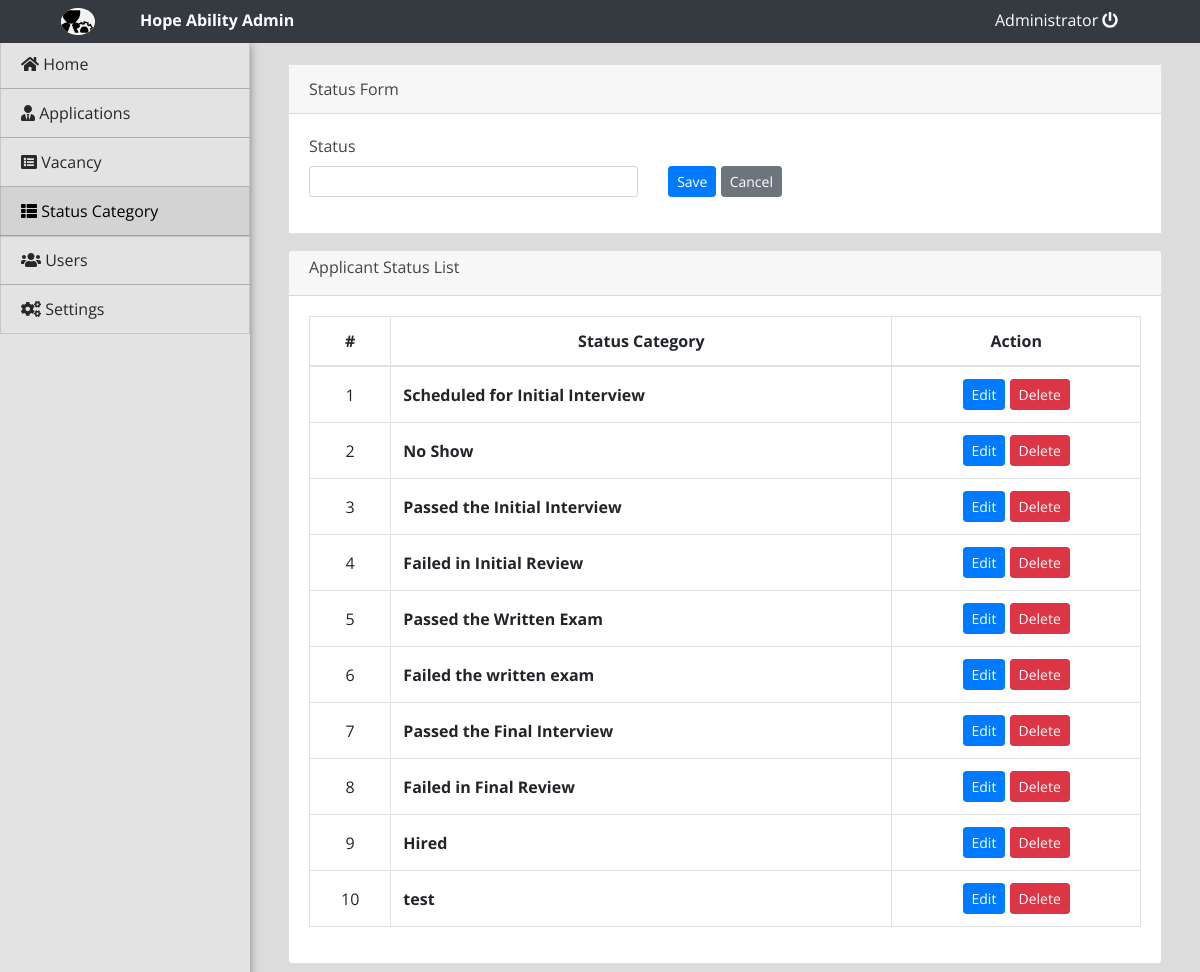
/Workwithus/admin/index.php?page=recruitment_status (signed in), run on the app's committed database.
### tables this page shows
CREATE TABLE `recruitment_status` (
  `id` int(30) NOT NULL,
  `status_label` varchar(200) NOT NULL,
  `status` tinyint(4) NOT NULL DEFAULT 1
);

### Workwithus/admin/recruitment_status.php (the view, shortened to what this page needs)
<?php include('db_connect.php');?>
<div class="container-fluid">
	<div class="col-lg-12">
		<div class="row justify-content-center">
			<div class="col-lg-12 col-md-12 col-sm-12">
				<form action="" id="manage-status-cat">
					<div class="card rounded-0 mb-3">
						<div class="card-header">
							Status Form
						</div>
						<div class="card-body">
								<div class="row align-items-end">
									<div class="col-lg-5 col-md-6 col-sm-12">
										<div class="form-group">
											<label class="control-label">Status</label>
											<input name="status_label" id="" cols="30" rows="2" class="form-control form-control-sm" />
										</div>
									</div>
									<div class="col-lg-5 col-md-6 col-sm-12">
										<div class="form-group">
											<button class="btn btn-sm btn-primary"> Save</button>
											<button class="btn btn-sm btn-secondary" type="button" onclick="_reset()"> Cancel</button>
										</div>
									</div>
								</div>
						</div>
					</div>
				</form>
			</div>
		</div>
		<div class="row">
			<div class="col-md-12">
				<div class="card">
					<div class="card-header py-1">
						<div class="card-title">Applicant Status List</div>
					</div>
					<div class="card-body">
						<table class="table table-bordered table-hover">
							<thead>
								<tr>
									<th class="text-center">#</th>
									<th class="text-center">Status Category</th>
									<th class="text-center">Action</th>
								</tr>
							</thead>
							<tbody>
								<?php
								$i = 1;
								$types = $conn->query("SELECT * FROM recruitment_status where status = 1 order by id asc");
								while($row=$types->fetch_assoc()):
								?>
								<tr>
									<td class="text-center"><?php echo $i++ ?></td>
									<td class="">
										 <p> <b><?php echo $row['status_label'] ?></b></p>
									</td>
									<td class="text-center">
										<button class="btn btn-sm btn-primary edit_scat" type="button" data-id="<?php echo $row['id'] ?>" data-status_label="<?php echo $row['status_label'] ?>"  >Edit</button>
										<button class="btn btn-sm btn-danger delete_scat" type="button" data-id="<?php echo $row['id'] ?>">Delete</button>
									</td>
								</tr>
								<?php endwhile; ?>
							</tbody>
						</table>
					</div>
				</div>
			</div>
		</div>
	</div>
</div>

### Workwithus/admin/assets/css/style.css (style rules this page uses)
body { font-family: "Open Sans", sans-serif; color: #444444; width: 100%; height: calc(100%); }
.justify-content-center { justify-content: center !important; }

### Workwithus/admin/index.php (style rules this page uses)
body { background: #80808045; }

### Workwithus/admin/recruitment_status.php (style rules this page uses)
td { vertical-align: middle !important; }
td p { margin: unset }

### data on the page
recruitment_status: status_label "Scheduled for Initial Interview"
recruitment_status: status_label "No Show"
recruitment_status: status_label "Passed the Initial Interview"
recruitment_status: status_label "Failed in Initial Review"
recruitment_status: status_label "Passed the Written Exam"
recruitment_status: status_label "Failed the written exam"
recruitment_status: status_label "Passed the Final Interview"
recruitment_status: status_label "Failed in Final Review"
recruitment_status: status_label "Hired"
recruitment_status: status_label "test"

### other printed values
$_SESSION['login_name'] "Administrator"
